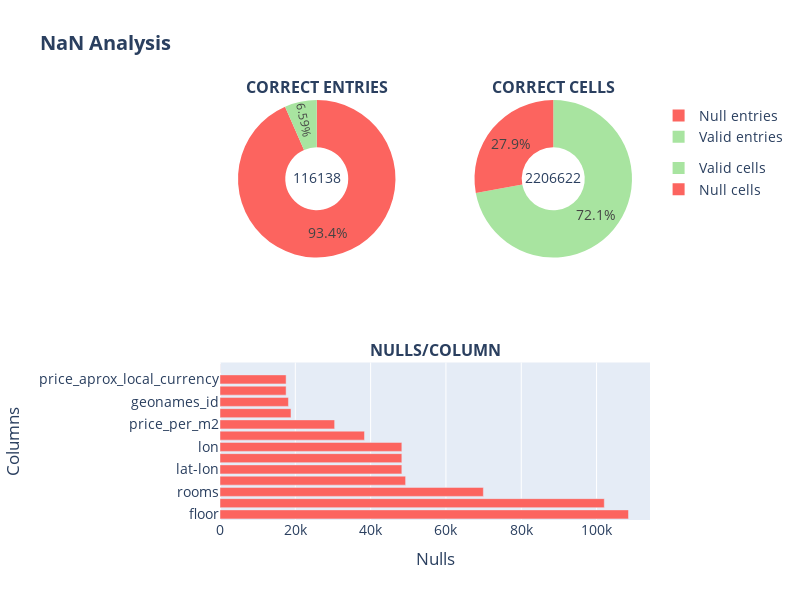

The notebook cell saved with this chart:
### Code cell
fig = dat_insights(df, '', rtn=False)
fig.update_layout(title='<b>NaN Analysis')

### Figure 1 — Plotly figure (JSON) as saved in the notebook; plotly's stock layout.template omitted (floating-point values rounded to 4 significant figures)
{"data": [{"domain": {"x": [0, 0.45], "y": [0.625, 1]}, "hole": 0.4, "labels": ["Null entries", "Valid entries"], "legendgroup": "apie", "marker": {"colors": ["#FC645F", "#A8E4A0", "#7088FF", "#FEB1AF"]}, "name": "Correct entries", "textposition": "inside", "title": {"text": "116138"}, "type": "pie", "values": [108479, 7659]}, {"domain": {"x": [0.55, 1], "y": [0.625, 1]}, "hole": 0.4, "labels": ["Null cells", "Valid cells"], "legendgroup": "pie", "marker": {"colors": ["#FC645F", "#A8E4A0", "#7088FF", "#FEB1AF"]}, "name": "Correct cells", "textposition": "inside", "title": {"text": "2206622"}, "type": "pie", "values": [615607, 1591015]}, {"marker": {"color": "#FC645F"}, "name": "Nulls/Column", "orientation": "h", "showlegend": false, "textposition": "inside", "type": "bar", "x": [108479, 102053, 69939, 49287, 48288, 48288, 48288, 38376, 30442, 18852, 18180, 17556, 17556, 23], "xaxis": "x", "y": ["floor", "expenses", "rooms", "price_usd_per_m2", "lat-lon", "lat", "lon", "surface_total_in_m2", "price_per_m2", "surface_covered_in_m2", "geonames_id", "price_usd", "price_aprox_local_currency", "place_name"], "yaxis": "y"}], "layout": {"annotations": [{"font": {"size": 16}, "showarrow": false, "text": "<b>CORRECT ENTRIES</b>", "x": 0.225, "xanchor": "center", "xref": "paper", "y": 1, "yanchor": "bottom", "yref": "paper"}, {"font": {"size": 16}, "showarrow": false, "text": "<b>CORRECT CELLS", "x": 0.775, "xanchor": "center", "xref": "paper", "y": 1, "yanchor": "bottom", "yref": "paper"}, {"font": {"size": 16}, "showarrow": false, "text": "<b>NULLS/COLUMN</b>", "x": 0.5, "xanchor": "center", "xref": "paper", "y": 0.375, "yanchor": "bottom", "yref": "paper"}], "font": {"size": 14}, "height": 600, "title": {"text": "<b>NaN Analysis"}, "width": 800, "xaxis": {"anchor": "y", "domain": [0, 1], "title": {"text": "Nulls"}}, "xaxis2": {"anchor": "y2", "domain": [0.55, 1]}, "yaxis": {"anchor": "x", "domain": [0, 0.375], "title": {"text": "Columns"}}, "yaxis2": {"anchor": "x2", "domain": [0, 0.375]}}}
